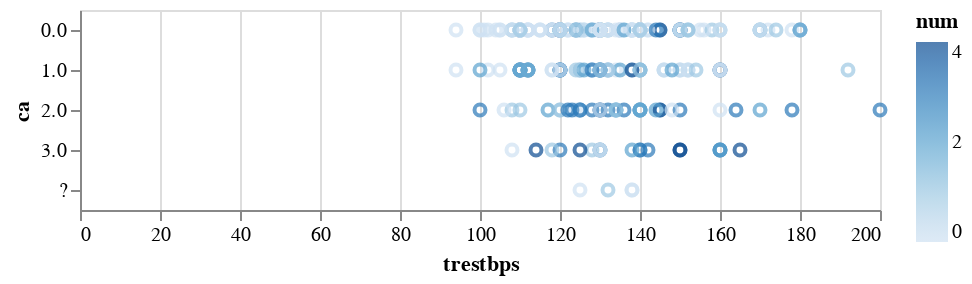

Here is the notebook cell this chart was saved with:
### Code cell
trestbps_ca_plot = alt.Chart(cleveland).mark_point().encode(
    x = alt.X("trestbps"),
    y = alt.Y('ca'),
    color = alt.Color("num")
)
trestbps_ca_plot

### Figure 1 — Vega-Lite specification as saved in the notebook (floating-point values rounded to 4 significant figures; data arrays with more than 128 entries replaced by an {"elided": "..."} marker saying what was removed)
{"config": {"view": {"continuousWidth": 400, "continuousHeight": 300}}, "data": {"name": "data-34ea8aac2f3ac7ec8bc99828733095bc"}, "mark": "point", "encoding": {"color": {"field": "num", "type": "quantitative"}, "x": {"field": "trestbps", "type": "quantitative"}, "y": {"field": "ca", "type": "nominal"}}, "$schema": "https://vega.github.io/schema/vega-lite/v4.17.0.json", "datasets": {"data-34ea8aac2f3ac7ec8bc99828733095bc": {"elided": "303 records"}}}
